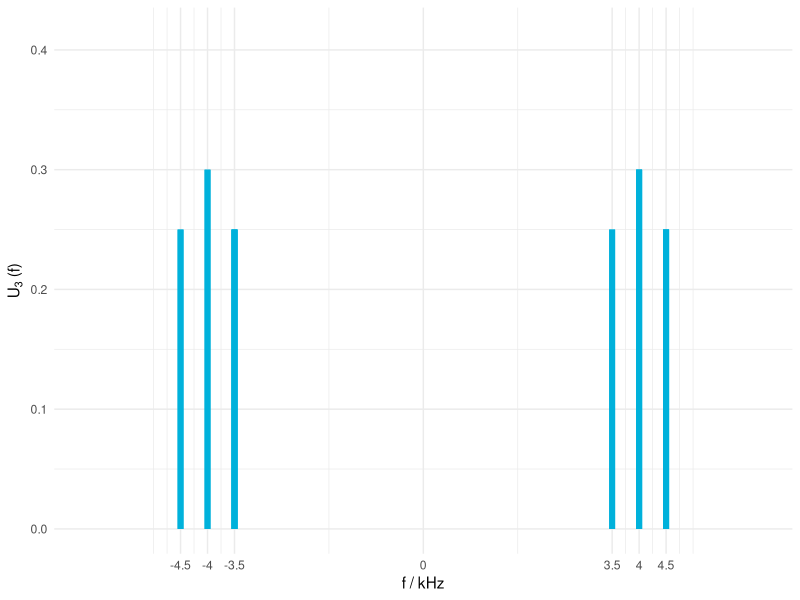

The R script that drew this image:
library(ggplot2)

outputName <- "1_1_spektrum.pdf"
pdfWidth <- 10
pdfHeight <- 0.61803399 * pdfWidth

f1 <- 500
f2 <- 4000

numOfPeriods <- 3

U0 <- 0.6
U1 <- 1
U2 <- 1

p1 <- U0*U2/2
p2 <- U1*U2/4

xlims <- c(-(f1+f2)*1.382, (f1+f2)*1.382)
ylims <- c(0, p1*1.382)

xlabel <- bquote("f / kHz")
ylabel <- bquote("U"[3]~"(f)")

xbreaks <- c(-(f1+f2), -(f2), -(f2-f1), 0, f2-f1, f2, f2+f1)
xlabels <- xbreaks/1000

hsBlue  <- "#00b1db"
u2color <- "#00b1db80"
grey    <- "#b3b3b360"

plot <- ggplot(data.frame(x=c(0,2)), aes(x=x)) +
    theme_minimal() +
    xlab(xlabel) +
    ylab(ylabel) +
    scale_x_continuous(limits=xlims, breaks=xbreaks, label=xlabels) +
    scale_y_continuous(limits=ylims)+
        geom_segment(aes(x=-(f1+f2), y=0, xend=-(f1+f2), yend=p2), color = hsBlue, size=2) +
        geom_segment(aes(x=-(f1-f2), y=0, xend=-(f1-f2), yend=p2), color = hsBlue, size=2)+
        geom_segment(aes(x=-(f2), y=0, xend=-(f2), yend=p1), color = hsBlue, size=2)



for(i in c(-1,1)) { # not working? with c(-1,1)

    plot <- plot +
        geom_segment(aes(x=i*(f1+f2), y=0, xend=i*(f1+f2), yend=p2), color = hsBlue, size=2) +
    geom_segment(aes(x=i*(f1-f2), y=0, xend=i*(f1-f2), yend=p2), color = hsBlue, size=2)+
        geom_segment(aes(x=i*(f2), y=0, xend=i*(f2), yend=p1), color = hsBlue, size=2)

}



pdf(file = outputName, width = pdfWidth, height = pdfHeight)
plot
